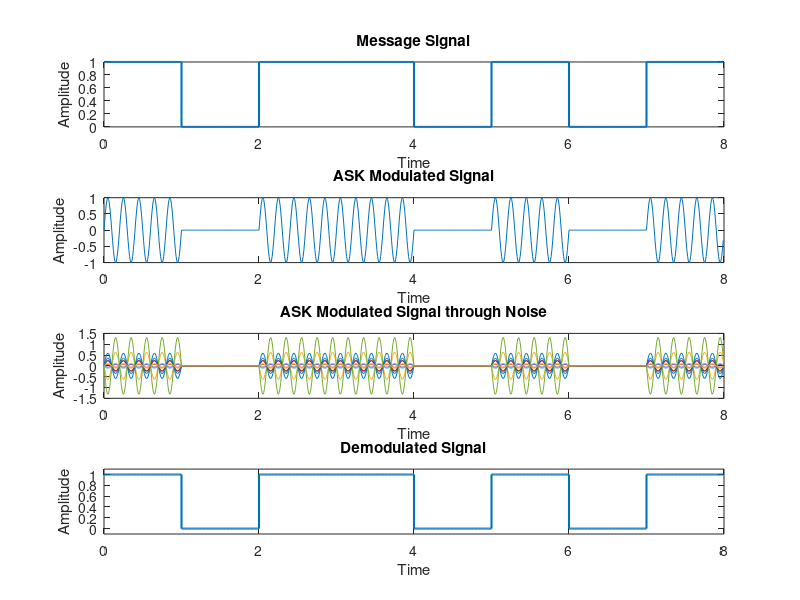

This figure's MATLAB source:
close all;
% Parameters
Fs = 100;       % Sampling frequency
Fc = 5;          % Carrier frequency (higher to get visible oscillations)
bit_duration = 1; % Duration for each bit in seconds
me = [1 0 1 1 0 1 0 1];      % Message bits
t = 0:1/Fs:bit_duration*length(me) - 1/Fs; % Time vector for the entire signal duration
num_bits=10
% Message signal

samples_per_bit = bit_duration * Fs; % Samples per bit

% Generate the message signal as a square wave
me_signal = repelem(me, samples_per_bit); % Repeat each bit for the sample duration

% Carrier signal
carrier = sin(2 * pi * Fc * t);

% Modulate by multiplying the message and carrier
modulated_signal = (me_signal .* carrier);

rayleigh_channel = (randn(num_bits, 1) + 1i*randn(num_bits, 1)) / sqrt(2);
noisy_channel1=(modulated_signal.*rayleigh_channel)

% Demodulation using envelope detection
demodulated_signal = abs(hilbert(modulated_signal)); % Envelope detection using Hilbert transform

% Downsampling the demodulated signal to reconstruct the original message
% Calculate the average of each bit duration to determine if it's 0 or 1
demodulated_bits = [];
for i = 1:samples_per_bit:length(demodulated_signal)
    avg_amplitude = mean(demodulated_signal(i:i+samples_per_bit-1)); % Average amplitude over each bit period
    if avg_amplitude > 0.5 % Threshold to determine 1 or 0
        demodulated_bits = [demodulated_bits, 1];
    else
        demodulated_bits = [demodulated_bits, 0];
    end
end
demod_signal = repelem(demodulated_bits, samples_per_bit);

% Plotting
figure;

% Plot message signal
subplot(4, 1, 1);
stairs(t, me_signal,'LineWidth',1.5); % Plot the message signal
title('Message Signal');
xlabel('Time');
ylabel('Amplitude');
%xlim([0, bit_duration*length(me)]);

% Plot modulated signal
subplot(4, 1, 2);
plot(t, modulated_signal); % Plot the modulated signal
title('ASK Modulated Signal');
xlabel('Time');
ylabel('Amplitude');
xlim([0, bit_duration*length(me)]);

% Plot demodulated signal
subplot(4, 1, 4);
stairs(t, demod_signal, 'LineWidth', 1.5); % Plot the demodulated bits
title('Demodulated Signal');
xlabel('Time');
ylabel('Amplitude');
xlim([0, bit_duration*length(me)]);
ylim([-0.1 1.1]);

% Plot Noisy signal
subplot(4, 1, 3);
plot(t, real(noisy_channel1)); % Plot the modulated signal
title('ASK Modulated Signal through Noise');
xlabel('Time');
ylabel('Amplitude');
xlim([0, bit_duration*length(me)]);

